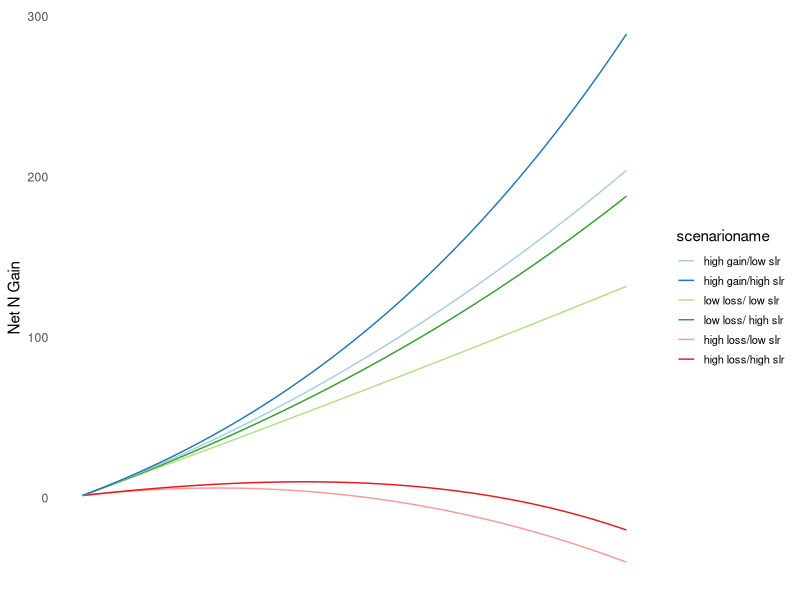
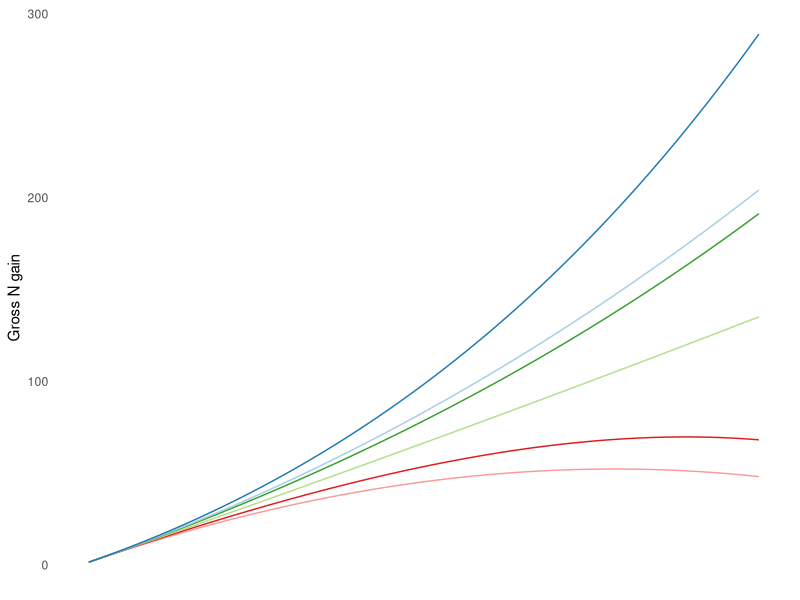
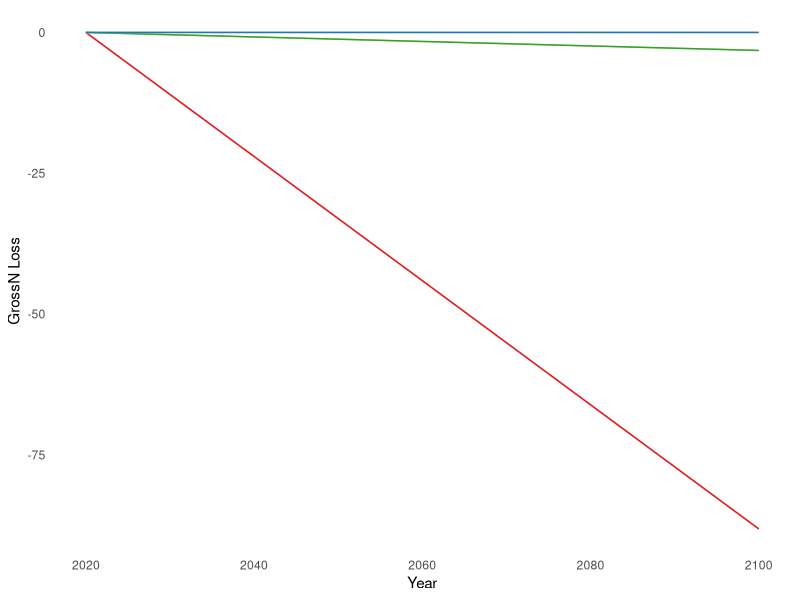

Reproduce these figures in R, in order. (Note: this script raises an error after producing the figures.)

library(dplyr)
library(ggplot2)
library(RColorBrewer)

# Define the sequence of years
years <- 2020:2100

# Create the data frame for each year
scenarios <- data.frame(
  scenario = rep(1:6, each = length(years)),
  scenarioname = rep(c('high loss/low slr', 'high loss/high slr', 'low loss/ low slr', 
                       'low loss/ high slr', 'high gain/low slr', 'high gain/high slr'), 
                     each = length(years)),
  R2020 = 3.5,
  R2100 = rep(c(4.1, 7.8, 4.1, 7.8, 4.1, 7.8), each = length(years)),
  A2020marsh = 52880,
  A2020mangrove = 200239,
  year = rep(years, times = 6)
)

# Calculate the exponential function (k) for each SLR scenario
scenarios$k <- log(scenarios$R2100 / scenarios$R2020) / 80

# Calculate the relative sea level rise (rSLR) for each year: rSLR = SLR2020 * e^(k*(year-2020))
scenarios$rSLR <- scenarios$R2020 * exp(scenarios$k * (scenarios$year - 2020))

# Calculate A2100marsh and A2100mangrove for high loss scenarios 1 and 2
scenarios$A2100marsh[scenarios$scenario %in% c(1, 2)] <- scenarios$A2020marsh[scenarios$scenario %in% c(1, 2)] - 20623
scenarios$A2100mangrove[scenarios$scenario %in% c(1, 2)] <- scenarios$A2020mangrove[scenarios$scenario %in% c(1, 2)] - 144412

# Calculate A2100marsh and A2100mangrove for low loss scenarios 3 and 4
scenarios$A2100marsh[scenarios$scenario %in% c(3, 4)] <- scenarios$A2020marsh[scenarios$scenario %in% c(3,4)] -1568
scenarios$A2100mangrove[scenarios$scenario %in% c(3, 4)] <- scenarios$A2020mangrove[scenarios$scenario %in% c(3,4)] -4421

# Calculate A2100marsh and A2100mangrove for high gain scenarios 5 and 6
scenarios$A2100marsh[scenarios$scenario %in% c(5, 6)] <- scenarios$A2020marsh[scenarios$scenario %in% c(5, 6)] + 20905
scenarios$A2100mangrove[scenarios$scenario %in% c(5, 6)] <- scenarios$A2020mangrove[scenarios$scenario %in% c(5, 6)] + 99434

# Calculate Areas for each year
scenarios$Amarsh <- (scenarios$A2100marsh - scenarios$A2020marsh) * (scenarios$year - 2020) / 80 + scenarios$A2020marsh
scenarios$Amangrove <- (scenarios$A2100mangrove - scenarios$A2020mangrove) * (scenarios$year - 2020) / 80 + scenarios$A2020mangrove
scenarios$Atotal <- scenarios$Amarsh + scenarios$Amangrove

# Calculate the cumulative sum of rSLR within each scenario
scenarios <- scenarios %>%
  group_by(scenario) %>%
  mutate(SL = cumsum(rSLR)) %>%
  ungroup()

# Calculate N gain using Ndensity for marsh and mangrove = 1.78 mg N cm-3
scenarios$Ngainmarsh <- ((scenarios$Amarsh) * (scenarios$SL/10) * (1.78/1000) *10^10)/10^12
scenarios$Ngainmangrove <- ((scenarios$Amangrove) * (scenarios$SL/10) * (1.78/1000) * 10^10)/10^12
scenarios$Ngaintotal <- scenarios$Ngainmarsh + scenarios$Ngainmangrove

# Calculate N loss using Ndensity for marsh, mangrove = 1.78 mg N cm-3, assuming 30 cm of erosive loss
scenarios$Nlossmarsh <- ifelse(   
  scenarios$Amarsh < scenarios$A2020marsh,
  (scenarios$Amarsh - scenarios$A2020marsh) * 30 * (1.78 / 1000) * 10^10 / 10^12,
  0)
scenarios$Nlossmangrove <- ifelse(
  scenarios$Amangrove < scenarios$A2020mangrove,
  (scenarios$Amangrove - scenarios$A2020mangrove) * 30 * (1.78 / 1000) * 10^10 / 10^12,
  0
)
scenarios$Nlosstotal <- scenarios$Nlossmarsh + scenarios$Nlossmangrove

# Calculate net N change
scenarios$netNmarsh <- scenarios$Ngainmarsh + scenarios$Nlossmarsh
scenarios$netNmangrove <- scenarios$Ngainmangrove + scenarios$Nlossmangrove
scenarios$netNtotal <- scenarios$netNmarsh + scenarios$netNmangrove

# Reorder the levels of scenarioname without duplication
scenarios$scenarioname <- factor(scenarios$scenarioname, levels = c('high gain/low slr', 'high gain/high slr', 'low loss/ low slr', 
                                                                    'low loss/ high slr', 'high loss/low slr', 'high loss/high slr'))

# Define plot colors
plot_colors <- brewer.pal(6, "Paired")

# Plot net N over time
plot_netN <- ggplot(scenarios, aes(x = year, y = netNtotal, color = scenarioname, group = scenario)) +
  geom_line() +
  scale_color_manual(values = plot_colors) +
  labs(title = NULL, x = "Year", y = "Net N Gain") +
  theme_minimal() +
  theme(axis.title.x = element_blank(), axis.text.x = element_blank())

# Create a common legend theme
legend_theme <- theme(
  legend.position = "right",
  legend.box = "vertical",
  legend.text = element_text(size = 8),
  legend.key.size = unit(0.5, 'cm'),      # Size of legend keys
  legend.spacing.x = unit(0.5, 'cm'),    # Horizontal spacing between legend items
  legend.spacing.y = unit(0.2, 'cm')     # Vertical spacing between legend items
)

# Plot net N over time
plot_netN <- ggplot(scenarios, aes(x = year, y = netNtotal, color = scenarioname, group = scenario)) +
  geom_line() +
  scale_color_manual(values = plot_colors) +
  labs(title = NULL, x = "Year", y = "Net N Gain") +
  theme_minimal() +
  theme(axis.title.x = element_blank(), axis.text.x = element_blank(), panel.grid.major = element_blank(),   # Remove major gridlines
        panel.grid.minor = element_blank()) +
  legend_theme

# Plot gross N gain over time
plot_Ngain <- ggplot(scenarios, aes(x = year, y = Ngaintotal, color = scenarioname, group = scenario)) +
  geom_line(show.legend = FALSE) +
  scale_color_manual(values = plot_colors) +
  labs(title = NULL, x = "Year", y = "Gross N gain") +
  theme_minimal() +
  theme(axis.title.x = element_blank(), axis.text.x = element_blank(),panel.grid.major = element_blank(),   # Remove major gridlines
        panel.grid.minor = element_blank()) +
  legend_theme

# Plot N loss over time
plot_Nloss <- ggplot(scenarios, aes(x = year, y = Nlosstotal, color = scenarioname, group = scenario)) +
  geom_line(show.legend = FALSE) +
  scale_color_manual(values = plot_colors) +
  labs(title = NULL, x = "Year", y = "GrossN Loss") +
  theme_minimal() +
  theme(panel.grid.major = element_blank(),   # Remove major gridlines
        panel.grid.minor = element_blank()) +
  legend_theme

# Combine the plots into a vertical layout
N_by_year <- plot_netN / plot_Ngain / plot_Nloss 

# Display the combined plot
print(N_by_year)


#Plot marsh elevation by area change

plot_elev_area <- ggplot(scenarios, aes(x = Atotal, y = rSLR, color = scenarioname, group = scenario)) +
  geom_line() +
  scale_color_manual(values = plot_colors) +
  labs(title = NULL, x = "Area", y = "Wetland elevation chagne") +
  theme_minimal() +
  theme( panel.grid.major = element_blank(),   # Remove major gridlines
        panel.grid.minor = element_blank()) +
  legend_theme

print(plot_elev_area)


####################################################################
###########################

#This version kinda works
#I want this to generate a smooth countour for the background of plot_elev_area, so i need to plot those lines over top of this countour.
plot_elev_area_contour <- ggplot() +
  # Use geom_raster for a smoother background
  geom_raster(data = contourdata, aes(x = area, y = SLRmmyr, fill = NetN)) +  
  scale_fill_viridis_c(option = "D", direction = -1) +  # Continuous color scale
  
  # Black lines with varying dash patterns for different scenarios
  geom_line(data = scenarios, aes(x = Atotal, y = rSLR, linetype = scenarioname, group = scenario), color = "black", "gray") +  
  
  scale_linetype_manual(values = c("solid", "dashed", "dotted", "dotdash", "longdash", "twodash")) +  # Define different dash types
  
  labs(title = NULL, x = "Total Area", y = "Wetland Elevation Change") +
  theme_minimal() +
  theme(
    panel.grid.major = element_blank(),
    panel.grid.minor = element_blank(),
    legend.position = "right",
    legend.box = "vertical",
    legend.text = element_text(size = 8),
    legend.key.size = unit(0.5, 'cm'),
    legend.spacing.x = unit(0.5, 'cm'),
    legend.spacing.y = unit(0.2, 'cm')
  ) +
  guides(fill = guide_colorbar(title = "Net N Gain"))  # Add a colorbar legend for the fill

print(plot_elev_area_contour)

############################################################
plot_elev_area_contour <- ggplot() +
  geom_tile(data = contourdata, aes(x = area, y = SLRmmyr, fill = NetN)) +  # Smoothed background with continuous fill
  scale_fill_viridis_c(option = "D", direction = -1) +  # Apply continuous color scale for fill
  geom_line(data = scenarios, aes(x = Atotal, y = rSLR, color = scenarioname, group = scenario)) +  # Overlay the line plot
  scale_color_manual(values = plot_colors) +
  labs(title = NULL, x = "Total Area", y = "Wetland Elevation Change (mm/yr)") +
  theme_minimal() +
  theme(
    axis.title.y = element_text(size = 12),  # Adjust Y-axis title size
    panel.grid.major = element_blank(),  # Remove major grid lines
    panel.grid.minor = element_blank(),  # Remove minor grid lines
    legend.position = "right",  # Legend on the right
    legend.box = "vertical",  # Arrange legend items vertically
    legend.text = element_text(size = 8),  # Adjust legend text size
    legend.key.size = unit(0.5, 'cm'),  # Adjust legend key size
    legend.spacing.x = unit(0.5, 'cm'),  # Adjust horizontal spacing in the legend
    legend.spacing.y = unit(0.2, 'cm')   # Adjust vertical spacing in the legend
  ) +
  guides(fill = guide_colorbar(title = "Net N Gain", barwidth = 10, barheight = 1))  # Add and customize colorbar

print(plot_elev_area_contour)


# Create a grid of values

rSLR_values <- seq(3.5, max(scenarios$rSLR), by = .1)  # SL increments of 0.1 for smoothness
Amarsh_values <- seq(min(30000), max(100000), by = 10000)  # Amarsh increments of 500 for better resolution
Amangrove_values <- seq(min(100000), max(300000), by = 10000)  # Amangrove increments of 500 for better resolution

contour_grid <- expand.grid(

  rSLR = rSLR_values,
  Amarsh = Amarsh_values,
  Amangrove = Amangrove_values
)

# Calculate SL based on rSLR at 2100
contour_grid$SL <- contour_grid$rSLR^(0.1*contour_grid$rSLR) 

# Calculate Atotal
contour_grid$Atotal <- contour_grid$Amarsh + contour_grid$Amangrove

# Calculate N gain for the contour scenario
contour_grid$Ngainmarsh <- ((contour_grid$Amarsh) * (contour_grid$SL/10) * (1.78/1000) * 10^10) / 10^12
contour_grid$Ngainmangrove <- ((contour_grid$Amangrove) * (contour_grid$SL/10) * (1.78/1000) * 10^10) / 10^12
contour_grid$Ngaintotal <- contour_grid$Ngainmarsh + contour_grid$Ngainmangrove

# Calculate N loss for the contour scenario
contour_grid$Nlossmarsh <- ifelse(   
  contour_grid$Amarsh < min(scenarios$A2020marsh),
  (contour_grid$Amarsh - min(scenarios$A2020marsh)) * 30 * (1.78 / 1000) * 10^10 / 10^12,
  0)
contour_grid$Nlossmangrove <- ifelse(
  contour_grid$Amangrove < min(scenarios$A2020mangrove),
  (contour_grid$Amangrove - min(scenarios$A2020mangrove)) * 30 * (1.78 / 1000) * 10^10 / 10^12,
  0
)
contour_grid$Nlosstotal <- contour_grid$Nlossmarsh + contour_grid$Nlossmangrove

# Calculate net N change for the contour scenario
contour_grid$netNmarsh <- contour_grid$Ngainmarsh + contour_grid$Nlossmarsh
contour_grid$netNmangrove <- contour_grid$Ngainmangrove + contour_grid$Nlossmangrove
contour_grid$netNtotal <- contour_grid$netNmarsh + contour_grid$netNmangrove

# Calculate the cumulative sum of rSLR within each scenario
contour_grid <- contour_grid %>%
  mutate(SL = cumsum(rSLR))

plot_elev_area <- ggplot() +
  geom_raster(data = contour_grid, aes(x = Atotal, y = SLR, fill = netNtotal)) +  # Smoothed background with continuous fill
  scale_fill_viridis_c(option = "D", direction = -1) +  # Apply continuous color scale for fill
  geom_line(data = scenarios, aes(x = Atotal, y = rSLR, color = scenarioname, group = scenario)) +  # Overlay the line plot
  scale_color_manual(values = plot_colors) +
  labs(title = NULL, x = "Total Area", y = "Wetland Elevation Change") +
  theme_minimal() +
  theme(
    axis.title.x = element_blank(),
    axis.text.x = element_blank(),
    panel.grid.major = element_blank(),
    panel.grid.minor = element_blank(),
    legend.position = "right",
    legend.box = "vertical",
    legend.text = element_text(size = 8),
    legend.key.size = unit(0.5, 'cm'),
    legend.spacing.x = unit(0.5, 'cm'),
    legend.spacing.y = unit(0.2, 'cm')
  ) +
  guides(fill = guide_colorbar(title = "Net N Gain"))  # Add a colorbar legend for the fill

# Print the updated plot
print(plot_elev_area)


# Specify the folder for saving the recategorized data
Scenarios <- "Scenarios"

# Create the output folder if it doesn't exist
if (!dir.exists(Scenarios)) dir.create(Scenarios)

# Write the recategorized data frame to a new CSV file in the "Recategorized" folder
Scenarios <- file.path(Scenarios, "scenarios.csv")
write.csv(scenarios, Scenarios, row.names = FALSE)
